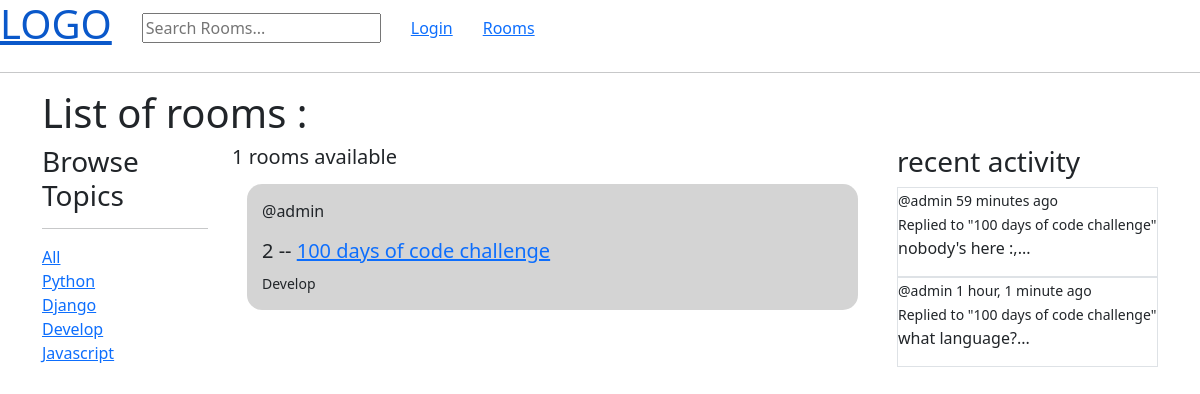
The page /rooms/?search=Develop on the database its author committed.
### base/models.py (models this page shows)
class Topic(models.Model):
    name = models.CharField(max_length=255)
    def __str__(self):
        return self.name

class Room(models.Model):
    host = models.ForeignKey(User, on_delete=models.SET_NULL, null=True)
    topic = models.ForeignKey(Topic, on_delete=models.SET_NULL, null=True)
    name = models.CharField(max_length=255)
    description = models.TextField(null=True, blank=True)
    members = models.ManyToManyField(User, related_name='members', blank=True)
    updated = models.DateTimeField(auto_now=True)
    created = models.DateTimeField(auto_now_add=True)
    class Meta:
        ordering = ['-updated', '-created']
    def __str__(self):
        return self.name

class RoomMessage(models.Model):
    user = models.ForeignKey(User, on_delete=models.CASCADE)
    room = models.ForeignKey(Room, on_delete=models.CASCADE)
    text = models.TextField()
    updated = models.DateTimeField(auto_now=True)
    created = models.DateTimeField(auto_now_add=True)
    class Meta:
        ordering = ['-updated', '-created']
    def __str__(self):
        return self.text[:50] + '...'

### base/views.py (the view)
# urls.py: path("rooms/", views.rooms, name="rooms"),
def rooms(request):
    search = request.GET.get('search', '')
    if search:
        room_list = Room.objects.filter(
            Q(topic__name__icontains=search) |
            Q(name__icontains=search) |
            Q(description__icontains=search)
        )
    else:
        room_list = Room.objects.all()
    topics = get_list_or_404(Topic)
    room_messages = RoomMessage.objects.filter(Q(room__name__icontains=search) | Q(room__topic__name__icontains=search))
    return render(request, 'base/rooms.html', {
        'rooms': room_list,
        'topics': topics,
        'search': search,
        'room_messages': room_messages,
    })

### base/templates/base/rooms.html (shortened to what this page needs)
{% extends 'layout.html' %}
{% block content %}
<h1>List of rooms :</h1>
<div class="row">
    <div class="col col-2">
        {% include 'base/topics_component.html'%}
    </div>
    <div class="col col-7">
        <h5>{{ rooms.count }} rooms available</h5>
        {% include 'base/rooms_component.html'%}
    </div>
    <div class="col col-3">
        {% include 'base/activity_component.html'%}
    </div>
</div>
{% endblock %}

### base/templates/base/topics_component.html
<h3>Browse Topics</h3>
<hr>
<div>
    <a href="{% url 'base:rooms' %}">All</a>
</div>
{% for topic in topics %}
<div>
    <a href="{% url 'base:rooms' %}?search={{topic}}">{{ topic }}</a>
</div>
{% endfor %}

### base/templates/base/rooms_component.html (shortened to what this page needs)
{% for room in rooms %}
<div style="background:#77777750; border 2px solid #44444450; border-radius:15px;margin: 15px;padding:15px">
    <p>@{{ room.host.username }}</p>
    <h5>{{ room.id }} -- <a href="{% url 'base:room' room.id %}">{{ room.name }}</a></h5>
    <small>{{ room.topic }}</small>
</div>
{% endfor %}

### base/templates/base/activity_component.html (shortened to what this page needs)
<h3>recent activity</h3>
{% for msg in room_messages%}
<div class="border">
    <small>@{{ msg.user }} {{ msg.created|timesince }} ago</small>
    <br>
    <small>Replied to "{{ msg.room }}"</small>
    <p>{{ msg }}</p>
</div>
{%endfor%}

### rows shown on the page
Topic: name "Python"
Topic: name "Django"
Topic: name "Develop"
Topic: name "Javascript"
Room: host.username "admin", id "2", name "100 days of code challenge", topic "Develop"
RoomMessage: user "admin", created "59 minutes", room "100 days of code challenge", text "nobody's here :,..."
RoomMessage: user "admin", created "1 hour, 1 minute", room "100 days of code challenge", text "what language?..."

### other values the page prints
{{ rooms.count }} "1"
